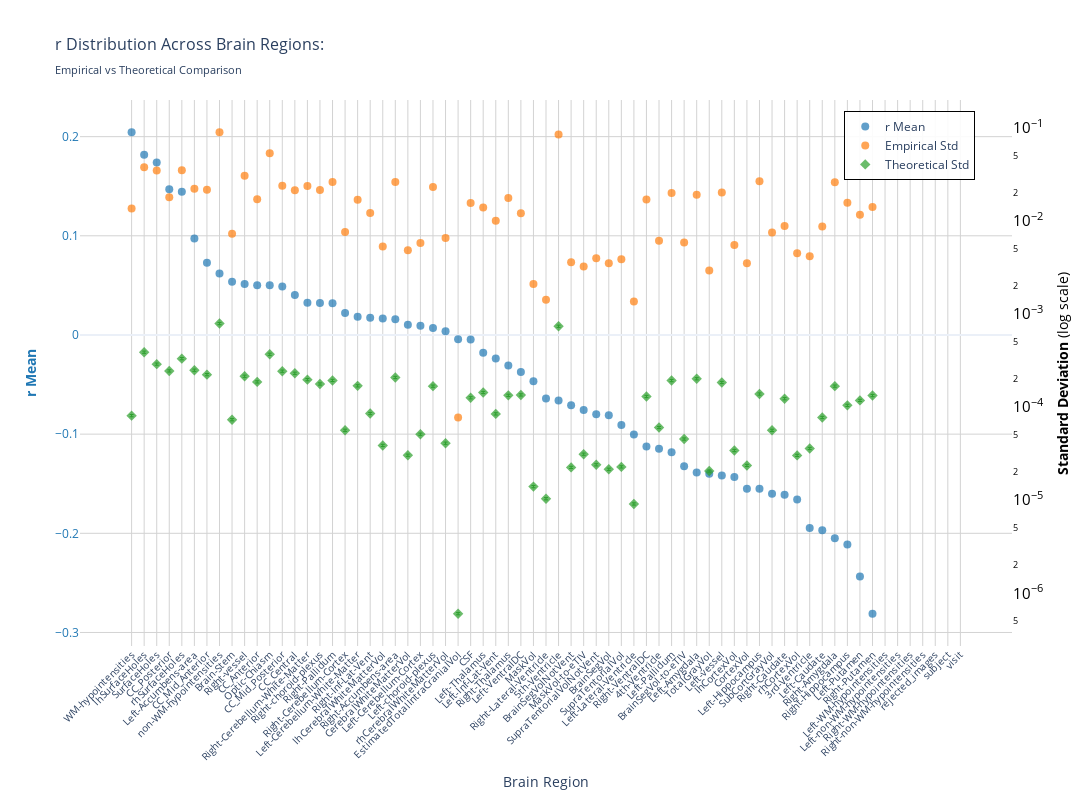
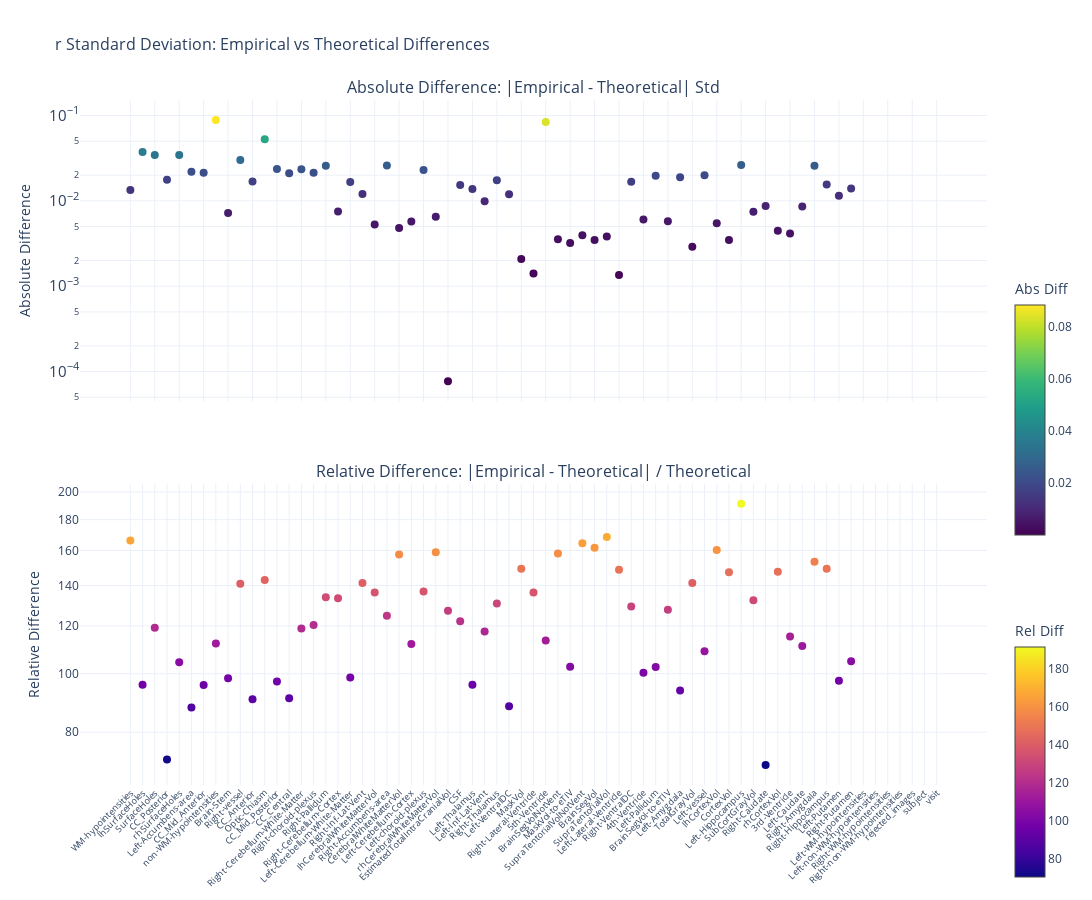

Write notebook code for charts like these, in order.
### Markdown cell above
### F-statistic

### Code cell
nu_nav = df_navr[(df_navr["timepoint"] == "baseline") & (df_navr["group"] == "HC-PD")]
data_path = stats_dir / f"partial_correlation_baseline_{METRIC}.parquet"
df, stats = get_test_stats(
    data_path, stat_functions_F, nu_nav, hemisphere=False, study="baseline"
)
show_figure(stats, hemisphere=False, stat_name="r", study="baseline", metric=METRIC)

### Figure 1 — Plotly figure (JSON) as saved in the notebook; plotly's stock layout.template omitted (floating-point values rounded to 4 significant figures)
{"data": [{"hovertemplate": "<b>%{x}</b><br>Mean r: %{y:.2f}<br><extra></extra>", "marker": {"color": "#1f77b4", "opacity": 0.7, "size": 8}, "mode": "markers", "name": "r Mean", "type": "scatter", "x": ["WM-hypointensities", "lhSurfaceHoles", "SurfaceHoles", "CC_Posterior", "rhSurfaceHoles", "Left-Accumbens-area", "CC_Mid_Anterior", "non-WM-hypointensities", "Brain-Stem", "Right-vessel", "CC_Anterior", "Optic-Chiasm", "CC_Mid_Posterior", "CC_Central", "Right-Cerebellum-White-Matter", "Right-choroid-plexus", "Right-Pallidum", "Right-Cerebellum-Cortex", "Left-Cerebellum-White-Matter", "Right-Inf-Lat-Vent", "lhCerebralWhiteMatterVol", "Right-Accumbens-area", "CerebralWhiteMatterVol", "Left-Cerebellum-Cortex", "Left-choroid-plexus", "rhCerebralWhiteMatterVol", "EstimatedTotalIntraCranialVol", "CSF", "Left-Thalamus", "Left-Inf-Lat-Vent", "Right-Thalamus", "Left-VentralDC", "MaskVol", "Right-Lateral-Ventricle", "5th-Ventricle", "BrainSegVolNotVent", "MaskVol-to-eTIV", "SupraTentorialVolNotVent", "BrainSegVol", "SupraTentorialVol", "Left-Lateral-Ventricle", "Right-VentralDC", "4th-Ventricle", "Left-Pallidum", "BrainSegVol-to-eTIV", "Left-Amygdala", "TotalGrayVol", "Left-vessel", "lhCortexVol", "CortexVol", "Left-Hippocampus", "SubCortGrayVol", "Right-Caudate", "rhCortexVol", "3rd-Ventricle", "Left-Caudate", "Right-Amygdala", "Right-Hippocampus", "Left-Putamen", "Right-Putamen", "Left-WM-hypointensities", "Left-non-WM-hypointensities", "Right-WM-hypointensities", "Right-non-WM-hypointensities", "rejected_images", "subject", "visit"], "y": [0.2044, 0.1817, 0.174, 0.1468, 0.1444, 0.09719, 0.07279, 0.06194, 0.05363, 0.05137, 0.05025, 0.05018, 0.04898, 0.0403, 0.0325, 0.03216, 0.03193, 0.02214, 0.01848, 0.01735, 0.01653, 0.01577, 0.01019, 0.009219, 0.007141, 0.003833, -0.004403, -0.004513, -0.01789, -0.02373, -0.03089, -0.03724, -0.04677, -0.06401, -0.06597, -0.07087, -0.07578, -0.08003, -0.08104, -0.09074, -0.1004, -0.1125, -0.1148, -0.1182, -0.1324, -0.1387, -0.1399, -0.1417, -0.1432, -0.1551, -0.1552, -0.1601, -0.1611, -0.1659, -0.1946, -0.1968, -0.2049, -0.2112, -0.2436, -0.2811, NaN, NaN, NaN, NaN, NaN, NaN, NaN], "yaxis": "y"}, {"hovertemplate": "<b>%{x}</b><br>Empirical Std: %{y:.3f}<br><extra></extra>", "marker": {"color": "#ff7f0e", "opacity": 0.7, "size": 8, "symbol": "circle"}, "mode": "markers", "name": "Empirical Std", "type": "scatter", "x": ["WM-hypointensities", "lhSurfaceHoles", "SurfaceHoles", "CC_Posterior", "rhSurfaceHoles", "Left-Accumbens-area", "CC_Mid_Anterior", "non-WM-hypointensities", "Brain-Stem", "Right-vessel", "CC_Anterior", "Optic-Chiasm", "CC_Mid_Posterior", "CC_Central", "Right-Cerebellum-White-Matter", "Right-choroid-plexus", "Right-Pallidum", "Right-Cerebellum-Cortex", "Left-Cerebellum-White-Matter", "Right-Inf-Lat-Vent", "lhCerebralWhiteMatterVol", "Right-Accumbens-area", "CerebralWhiteMatterVol", "Left-Cerebellum-Cortex", "Left-choroid-plexus", "rhCerebralWhiteMatterVol", "EstimatedTotalIntraCranialVol", "CSF", "Left-Thalamus", "Left-Inf-Lat-Vent", "Right-Thalamus", "Left-VentralDC", "MaskVol", "Right-Lateral-Ventricle", "5th-Ventricle", "BrainSegVolNotVent", "MaskVol-to-eTIV", "SupraTentorialVolNotVent", "BrainSegVol", "SupraTentorialVol", "Left-Lateral-Ventricle", "Right-VentralDC", "4th-Ventricle", "Left-Pallidum", "BrainSegVol-to-eTIV", "Left-Amygdala", "TotalGrayVol", "Left-vessel", "lhCortexVol", "CortexVol", "Left-Hippocampus", "SubCortGrayVol", "Right-Caudate", "rhCortexVol", "3rd-Ventricle", "Left-Caudate", "Right-Amygdala", "Right-Hippocampus", "Left-Putamen", "Right-Putamen", "Left-WM-hypointensities", "Left-non-WM-hypointensities", "Right-WM-hypointensities", "Right-non-WM-hypointensities", "rejected_images", "subject", "visit"], "y": [0.01352, 0.03763, 0.03473, 0.01786, 0.0349, 0.02212, 0.02158, 0.08922, 0.007256, 0.03038, 0.01709, 0.05306, 0.02381, 0.02124, 0.02359, 0.02146, 0.02603, 0.007562, 0.01683, 0.01212, 0.005313, 0.02614, 0.004822, 0.005775, 0.02311, 0.006543, 7.738e-05, 0.01548, 0.01389, 0.01, 0.01761, 0.01205, 0.002101, 0.001422, 0.08443, 0.00358, 0.003233, 0.003968, 0.003494, 0.003857, 0.001362, 0.0169, 0.006109, 0.01993, 0.005831, 0.01907, 0.002924, 0.02018, 0.005508, 0.003501, 0.02653, 0.007501, 0.008801, 0.004494, 0.004172, 0.008671, 0.02587, 0.01567, 0.01159, 0.01406, NaN, NaN, NaN, NaN, NaN, NaN, NaN], "yaxis": "y2"}, {"error_y": {"array": [2.265e-06, 1.088e-05, 8.096e-06, 6.844e-06, 9.269e-06, 6.966e-06, 6.245e-06, 2.208e-05, 2.048e-06, 5.998e-06, 5.218e-06, 1.033e-05, 6.801e-06, 6.463e-06, 5.514e-06, 4.954e-06, 5.408e-06, 1.577e-06, 4.733e-06, 2.385e-06, 1.084e-06, 5.823e-06, 8.517e-07, 1.431e-06, 4.696e-06, 1.146e-06, 1.691e-08, 3.521e-06, 4.017e-06, 2.366e-06, 3.744e-06, 3.78e-06, 3.918e-07, 2.902e-07, 2.065e-05, 6.301e-07, 8.732e-07, 6.717e-07, 6.014e-07, 6.379e-07, 2.55e-07, 3.637e-06, 1.688e-06, 5.393e-06, 1.27e-06, 5.636e-06, 5.756e-07, 5.144e-06, 9.564e-07, 6.613e-07, 3.865e-06, 1.576e-06, 3.443e-06, 8.477e-07, 1.006e-06, 2.165e-06, 4.699e-06, 2.921e-06, 3.302e-06, 3.722e-06, NaN, NaN, NaN, NaN, NaN, NaN, NaN], "arrayminus": [2.202e-06, 1.058e-05, 7.872e-06, 6.654e-06, 9.012e-06, 6.773e-06, 6.072e-06, 2.146e-05, 1.991e-06, 5.832e-06, 5.073e-06, 1.004e-05, 6.613e-06, 6.284e-06, 5.361e-06, 4.817e-06, 5.259e-06, 1.534e-06, 4.602e-06, 2.319e-06, 1.054e-06, 5.662e-06, 8.281e-07, 1.392e-06, 4.566e-06, 1.114e-06, 1.644e-08, 3.424e-06, 3.906e-06, 2.301e-06, 3.64e-06, 3.676e-06, 3.81e-07, 2.822e-07, 2.008e-05, 6.127e-07, 8.49e-07, 6.53e-07, 5.848e-07, 6.202e-07, 2.48e-07, 3.537e-06, 1.642e-06, 5.244e-06, 1.235e-06, 5.48e-06, 5.597e-07, 5.002e-06, 9.299e-07, 6.43e-07, 3.758e-06, 1.532e-06, 3.348e-06, 8.242e-07, 9.78e-07, 2.105e-06, 4.569e-06, 2.84e-06, 3.21e-06, 3.619e-06, NaN, NaN, NaN, NaN, NaN, NaN, NaN], "color": "#2ca02c", "thickness": 1, "type": "data", "visible": true, "width": 2}, "hovertemplate": "<b>%{x}</b><br>Theoretical Std: %{y:.3f}<br><extra></extra>", "marker": {"color": "#2ca02c", "opacity": 0.7, "size": 8, "symbol": "diamond"}, "mode": "markers", "name": "Theoretical Std", "type": "scatter", "x": ["WM-hypointensities", "lhSurfaceHoles", "SurfaceHoles", "CC_Posterior", "rhSurfaceHoles", "Left-Accumbens-area", "CC_Mid_Anterior", "non-WM-hypointensities", "Brain-Stem", "Right-vessel", "CC_Anterior", "Optic-Chiasm", "CC_Mid_Posterior", "CC_Central", "Right-Cerebellum-White-Matter", "Right-choroid-plexus", "Right-Pallidum", "Right-Cerebellum-Cortex", "Left-Cerebellum-White-Matter", "Right-Inf-Lat-Vent", "lhCerebralWhiteMatterVol", "Right-Accumbens-area", "CerebralWhiteMatterVol", "Left-Cerebellum-Cortex", "Left-choroid-plexus", "rhCerebralWhiteMatterVol", "EstimatedTotalIntraCranialVol", "CSF", "Left-Thalamus", "Left-Inf-Lat-Vent", "Right-Thalamus", "Left-VentralDC", "MaskVol", "Right-Lateral-Ventricle", "5th-Ventricle", "BrainSegVolNotVent", "MaskVol-to-eTIV", "SupraTentorialVolNotVent", "BrainSegVol", "SupraTentorialVol", "Left-Lateral-Ventricle", "Right-VentralDC", "4th-Ventricle", "Left-Pallidum", "BrainSegVol-to-eTIV", "Left-Amygdala", "TotalGrayVol", "Left-vessel", "lhCortexVol", "CortexVol", "Left-Hippocampus", "SubCortGrayVol", "Right-Caudate", "rhCortexVol", "3rd-Ventricle", "Left-Caudate", "Right-Amygdala", "Right-Hippocampus", "Left-Putamen", "Right-Putamen", "Left-WM-hypointensities", "Left-non-WM-hypointensities", "Right-WM-hypointensities", "Right-non-WM-hypointensities", "rejected_images", "subject", "visit"], "y": [8.084e-05, 0.0003883, 0.000289, 0.0002443, 0.0003308, 0.0002486, 0.0002229, 0.0007879, 7.308e-05, 0.0002141, 0.0001862, 0.0003687, 0.0002428, 0.0002307, 0.0001968, 0.0001768, 0.000193, 5.63e-05, 0.0001689, 8.514e-05, 3.87e-05, 0.0002078, 3.04e-05, 5.108e-05, 0.0001676, 4.091e-05, 6.036e-07, 0.0001257, 0.0001434, 8.445e-05, 0.0001336, 0.0001349, 1.399e-05, 1.036e-05, 0.000737, 2.249e-05, 3.117e-05, 2.397e-05, 2.147e-05, 2.277e-05, 9.102e-06, 0.0001298, 6.026e-05, 0.0001925, 4.532e-05, 0.0002012, 2.055e-05, 0.0001836, 3.414e-05, 2.36e-05, 0.0001379, 5.625e-05, 0.0001229, 3.025e-05, 3.59e-05, 7.728e-05, 0.0001677, 0.0001042, 0.0001178, 0.0001329, NaN, NaN, NaN, NaN, NaN, NaN, NaN], "yaxis": "y2"}], "layout": {"height": 800, "hovermode": "x", "legend": {"bgcolor": "rgba(255, 255, 255, 0.9)", "bordercolor": "black", "borderwidth": 1, "font": {"size": 12}, "orientation": "v", "x": 0.82, "y": 0.98}, "title": {"font": {"size": 16}, "text": "r Distribution Across Brain Regions:<br><sub>Empirical vs Theoretical Comparison</sub>"}, "width": 1400, "xaxis": {"gridcolor": "lightgray", "showgrid": true, "tickangle": -45, "tickfont": {"size": 10}, "title": {"text": "Brain Region"}}, "yaxis": {"gridcolor": "lightgray", "showgrid": true, "side": "left", "tickfont": {"color": "#1f77b4"}, "title": {"font": {"color": "#1f77b4"}, "text": "<b>r Mean</b>"}}, "yaxis2": {"exponentformat": "power", "overlaying": "y", "showgrid": false, "side": "right", "tickfont": {"color": "black"}, "title": {"font": {"color": "black"}, "text": "<b>Standard Deviation</b> (log scale)"}, "type": "log"}}}

### Figure 2 — Plotly figure (JSON) as saved in the notebook; plotly's stock layout.template omitted (floating-point values rounded to 4 significant figures)
{"data": [{"hovertemplate": "<b>%{x}</b><br>Abs Diff: %{y:.4f}<br><extra></extra>", "marker": {"color": [0.01344, 0.03724, 0.03444, 0.01761, 0.03457, 0.02187, 0.02135, 0.08843, 0.007183, 0.03016, 0.0169, 0.05269, 0.02357, 0.02101, 0.02339, 0.02129, 0.02584, 0.007506, 0.01666, 0.01203, 0.005274, 0.02593, 0.004792, 0.005724, 0.02294, 0.006502, 7.678e-05, 0.01536, 0.01374, 0.00992, 0.01747, 0.01192, 0.002087, 0.001412, 0.08369, 0.003558, 0.003202, 0.003944, 0.003472, 0.003834, 0.001353, 0.01677, 0.006048, 0.01974, 0.005785, 0.01886, 0.002904, 0.02, 0.005474, 0.003478, 0.02639, 0.007445, 0.008678, 0.004463, 0.004137, 0.008594, 0.02571, 0.01556, 0.01147, 0.01393, NaN, NaN, NaN, NaN, NaN, NaN, NaN], "colorbar": {"len": 0.4, "title": {"text": "Abs Diff"}, "y": 0.75, "yanchor": "top"}, "colorscale": [[0, "#440154"], [0.1111, "#482878"], [0.2222, "#3e4989"], [0.3333, "#31688e"], [0.4444, "#26828e"], [0.5556, "#1f9e89"], [0.6667, "#35b779"], [0.7778, "#6ece58"], [0.8889, "#b5de2b"], [1, "#fde725"]], "showscale": true, "size": 8}, "mode": "markers", "name": "Absolute", "type": "scatter", "x": ["WM-hypointensities", "lhSurfaceHoles", "SurfaceHoles", "CC_Posterior", "rhSurfaceHoles", "Left-Accumbens-area", "CC_Mid_Anterior", "non-WM-hypointensities", "Brain-Stem", "Right-vessel", "CC_Anterior", "Optic-Chiasm", "CC_Mid_Posterior", "CC_Central", "Right-Cerebellum-White-Matter", "Right-choroid-plexus", "Right-Pallidum", "Right-Cerebellum-Cortex", "Left-Cerebellum-White-Matter", "Right-Inf-Lat-Vent", "lhCerebralWhiteMatterVol", "Right-Accumbens-area", "CerebralWhiteMatterVol", "Left-Cerebellum-Cortex", "Left-choroid-plexus", "rhCerebralWhiteMatterVol", "EstimatedTotalIntraCranialVol", "CSF", "Left-Thalamus", "Left-Inf-Lat-Vent", "Right-Thalamus", "Left-VentralDC", "MaskVol", "Right-Lateral-Ventricle", "5th-Ventricle", "BrainSegVolNotVent", "MaskVol-to-eTIV", "SupraTentorialVolNotVent", "BrainSegVol", "SupraTentorialVol", "Left-Lateral-Ventricle", "Right-VentralDC", "4th-Ventricle", "Left-Pallidum", "BrainSegVol-to-eTIV", "Left-Amygdala", "TotalGrayVol", "Left-vessel", "lhCortexVol", "CortexVol", "Left-Hippocampus", "SubCortGrayVol", "Right-Caudate", "rhCortexVol", "3rd-Ventricle", "Left-Caudate", "Right-Amygdala", "Right-Hippocampus", "Left-Putamen", "Right-Putamen", "Left-WM-hypointensities", "Left-non-WM-hypointensities", "Right-WM-hypointensities", "Right-non-WM-hypointensities", "rejected_images", "subject", "visit"], "xaxis": "x", "y": [0.01344, 0.03724, 0.03444, 0.01761, 0.03457, 0.02187, 0.02135, 0.08843, 0.007183, 0.03016, 0.0169, 0.05269, 0.02357, 0.02101, 0.02339, 0.02129, 0.02584, 0.007506, 0.01666, 0.01203, 0.005274, 0.02593, 0.004792, 0.005724, 0.02294, 0.006502, 7.678e-05, 0.01536, 0.01374, 0.00992, 0.01747, 0.01192, 0.002087, 0.001412, 0.08369, 0.003558, 0.003202, 0.003944, 0.003472, 0.003834, 0.001353, 0.01677, 0.006048, 0.01974, 0.005785, 0.01886, 0.002904, 0.02, 0.005474, 0.003478, 0.02639, 0.007445, 0.008678, 0.004463, 0.004137, 0.008594, 0.02571, 0.01556, 0.01147, 0.01393, NaN, NaN, NaN, NaN, NaN, NaN, NaN], "yaxis": "y"}, {"hovertemplate": "<b>%{x}</b><br>Rel Diff: %{y:.2%}<br><extra></extra>", "marker": {"color": [166.3, 95.91, 119.2, 72.11, 104.5, 87.95, 95.8, 112.2, 98.28, 140.9, 90.77, 142.9, 97.09, 91.07, 118.9, 120.4, 133.9, 133.3, 98.6, 141.3, 136.3, 124.8, 157.6, 112.0, 136.9, 158.9, 127.2, 122.2, 95.85, 117.5, 130.8, 88.34, 149.2, 136.3, 113.6, 158.2, 102.7, 164.5, 161.7, 168.4, 148.6, 129.2, 100.4, 102.6, 127.6, 93.78, 141.3, 108.9, 160.4, 147.3, 191.3, 132.3, 70.62, 147.5, 115.2, 111.2, 153.3, 149.3, 97.36, 104.9, NaN, NaN, NaN, NaN, NaN, NaN, NaN], "colorbar": {"len": 0.4, "title": {"text": "Rel Diff"}, "y": 0.25, "yanchor": "top"}, "colorscale": [[0, "#0d0887"], [0.1111, "#46039f"], [0.2222, "#7201a8"], [0.3333, "#9c179e"], [0.4444, "#bd3786"], [0.5556, "#d8576b"], [0.6667, "#ed7953"], [0.7778, "#fb9f3a"], [0.8889, "#fdca26"], [1, "#f0f921"]], "showscale": true, "size": 8}, "mode": "markers", "name": "Relative", "type": "scatter", "x": ["WM-hypointensities", "lhSurfaceHoles", "SurfaceHoles", "CC_Posterior", "rhSurfaceHoles", "Left-Accumbens-area", "CC_Mid_Anterior", "non-WM-hypointensities", "Brain-Stem", "Right-vessel", "CC_Anterior", "Optic-Chiasm", "CC_Mid_Posterior", "CC_Central", "Right-Cerebellum-White-Matter", "Right-choroid-plexus", "Right-Pallidum", "Right-Cerebellum-Cortex", "Left-Cerebellum-White-Matter", "Right-Inf-Lat-Vent", "lhCerebralWhiteMatterVol", "Right-Accumbens-area", "CerebralWhiteMatterVol", "Left-Cerebellum-Cortex", "Left-choroid-plexus", "rhCerebralWhiteMatterVol", "EstimatedTotalIntraCranialVol", "CSF", "Left-Thalamus", "Left-Inf-Lat-Vent", "Right-Thalamus", "Left-VentralDC", "MaskVol", "Right-Lateral-Ventricle", "5th-Ventricle", "BrainSegVolNotVent", "MaskVol-to-eTIV", "SupraTentorialVolNotVent", "BrainSegVol", "SupraTentorialVol", "Left-Lateral-Ventricle", "Right-VentralDC", "4th-Ventricle", "Left-Pallidum", "BrainSegVol-to-eTIV", "Left-Amygdala", "TotalGrayVol", "Left-vessel", "lhCortexVol", "CortexVol", "Left-Hippocampus", "SubCortGrayVol", "Right-Caudate", "rhCortexVol", "3rd-Ventricle", "Left-Caudate", "Right-Amygdala", "Right-Hippocampus", "Left-Putamen", "Right-Putamen", "Left-WM-hypointensities", "Left-non-WM-hypointensities", "Right-WM-hypointensities", "Right-non-WM-hypointensities", "rejected_images", "subject", "visit"], "xaxis": "x2", "y": [166.3, 95.91, 119.2, 72.11, 104.5, 87.95, 95.8, 112.2, 98.28, 140.9, 90.77, 142.9, 97.09, 91.07, 118.9, 120.4, 133.9, 133.3, 98.6, 141.3, 136.3, 124.8, 157.6, 112.0, 136.9, 158.9, 127.2, 122.2, 95.85, 117.5, 130.8, 88.34, 149.2, 136.3, 113.6, 158.2, 102.7, 164.5, 161.7, 168.4, 148.6, 129.2, 100.4, 102.6, 127.6, 93.78, 141.3, 108.9, 160.4, 147.3, 191.3, 132.3, 70.62, 147.5, 115.2, 111.2, 153.3, 149.3, 97.36, 104.9, NaN, NaN, NaN, NaN, NaN, NaN, NaN], "yaxis": "y2"}], "layout": {"annotations": [{"font": {"size": 16}, "showarrow": false, "text": "Absolute Difference: |Empirical - Theoretical| Std", "x": 0.5, "xanchor": "center", "xref": "paper", "y": 1, "yanchor": "bottom", "yref": "paper"}, {"font": {"size": 16}, "showarrow": false, "text": "Relative Difference: |Empirical - Theoretical| / Theoretical", "x": 0.5, "xanchor": "center", "xref": "paper", "y": 0.44, "yanchor": "bottom", "yref": "paper"}], "height": 900, "hovermode": "x unified", "showlegend": false, "title": {"font": {"size": 16}, "text": "r Standard Deviation: Empirical vs Theoretical Differences"}, "width": 1400, "xaxis": {"anchor": "y", "domain": [0, 1], "showticklabels": false}, "xaxis2": {"anchor": "y2", "domain": [0, 1], "tickangle": -45, "tickfont": {"size": 9}}, "yaxis": {"anchor": "x", "domain": [0.56, 1], "exponentformat": "power", "title": {"text": "Absolute Difference"}, "type": "log"}, "yaxis2": {"anchor": "x2", "domain": [0, 0.44], "exponentformat": "power", "title": {"text": "Relative Difference"}, "type": "log"}}}
